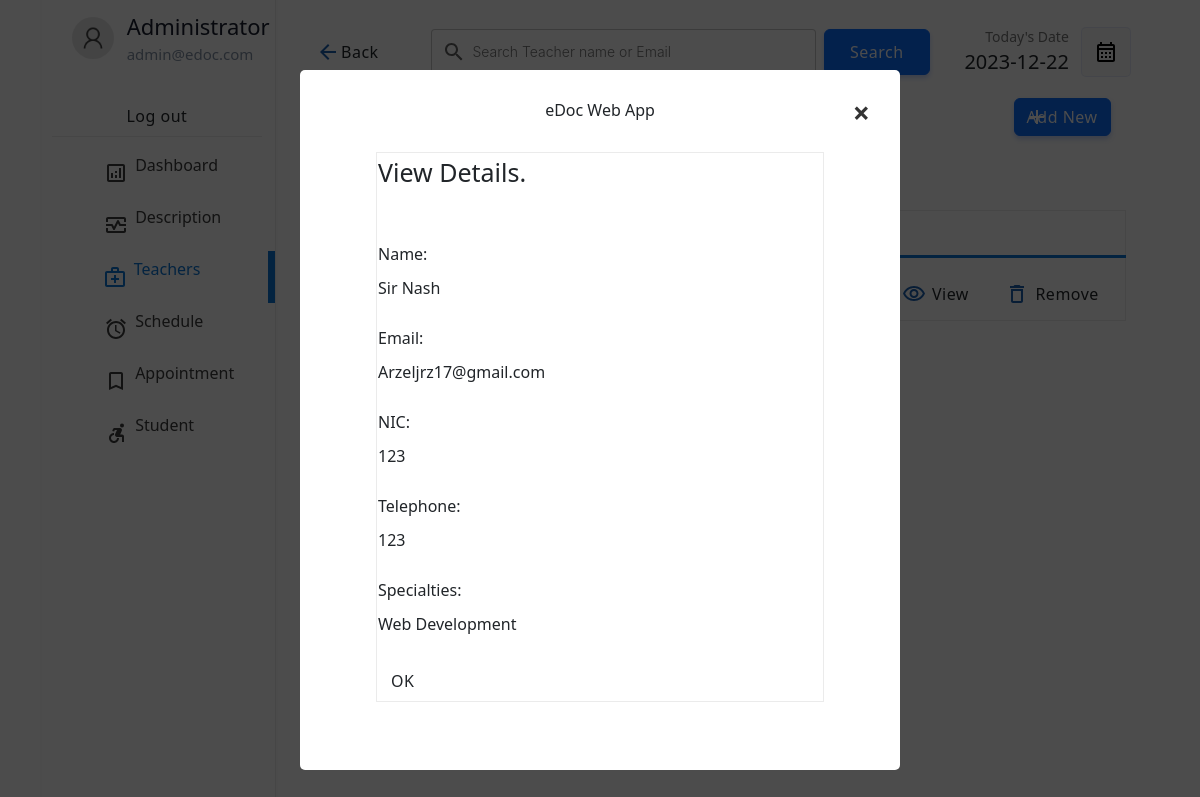
The app's page /teacher/teacher.php?action=view&id=18 (signed in) with its own data.
### tables this page shows
CREATE TABLE `teacher` (
  `teacherid` int(11) NOT NULL,
  `teacheremail` varchar(255) DEFAULT NULL,
  `teachername` varchar(255) DEFAULT NULL,
  `teacherpassword` varchar(255) DEFAULT NULL,
  `teachernic` varchar(15) DEFAULT NULL,
  `teachertel` varchar(15) DEFAULT NULL,
  `specialties` int(2) DEFAULT NULL
);

CREATE TABLE `specialties` (
  `id` int(2) NOT NULL,
  `sname` varchar(50) DEFAULT NULL
);

### teacher/teacher.php (the view, shortened to what the rows shown need)
<!DOCTYPE html>
<html lang="en">
<head>
    <link rel="stylesheet" href="../css/animations.css">
    <link rel="stylesheet" href="../css/main.css">
    <link rel="stylesheet" href="../css/admin.css">
    <link href="https://cdn.jsdelivr.net/npm/bootstrap@5.3.0-alpha3/dist/css/bootstrap.min.css" rel="stylesheet">
</head>
<body>
    <?php
    include("../connection.php");
    ?>
    <div class="dash-body">
        <table border="0" width="100%" style=" border-spacing: 0;margin:0;padding:0;margin-top:25px; ">
            <?php
            if ($_POST) {
                $keyword = $_POST["search"];
                $sqlmain = "select * from teacher where teacheremail='$keyword' or teachername='$keyword' or techername like '$keyword%' or teachername like '%$keyword' or teachername like '%$keyword%'";
            } else {
                $sqlmain = "select * from teacher order by teacherid desc";
            }
            ?>
            <tr>
                <td colspan="4">
                    <center>
                        <div class="abc scroll">
                            <table width="93%" class="sub-table scrolldown" border="0">
                                <thead>
                                    <tr>
                                        <th class="table-headin">
                                        </th>
                                        <th class="table-headin">
                                        </th>
                                        <th class="table-headin">
                                        </th>
                                        <th class="table-headin">
                                    </tr>
                                </thead>
                                <tbody>
                                    <?php
                                    $result = $database->query($sqlmain);
                                    if ($result->num_rows == 0) {
                                        echo '<tr>
                                    <td colspan="4">
                                    <br><br><br><br>
                                    <center>
                                    <img src="../img/notfound.svg" width="25%">
                                    <br>
                                    <p class="heading-main12" style="margin-left: 45px;font-size:20px;color:rgb(49, 49, 49)">We  couldnt find anything related to your keywords !</p>
                                    <a class="non-style-link" href="teacher.php"><button  class="login-btn btn-primary-soft btn"  style="display: flex;justify-content: center;align-items: center;margin-left:20px;">&nbsp; Show all Teacher &nbsp;</font></button>
                                    </a>
                                    </center>
                                    <br><br><br><br>
                                    </td>
                                    </tr>';
                                    } else {
                                        for ($x = 0; $x < $result->num_rows; $x++) {
                                            $row = $result->fetch_assoc();
                                            $docid = $row["teacherid"];
                                            $name = $row["teachername"];
                                            $email = $row["teacheremail"];
                                            $spe = $row["specialties"];
                                            $spcil_res = $database->query("select sname from specialties where id='$spe'");
                                            $spcil_array = $spcil_res->fetch_assoc();
                                            $spcil_name = $spcil_array["sname"];
                                            echo '<tr>
                                        <td> &nbsp;' .
                                                substr($name, 0, 30)
                                                . '</td>
                                        <td>
                                        ' . substr($email, 0, 20) . '
                                        </td>
                                        <td>
                                            ' . substr($spcil_name, 0, 20) . '
                                        </td>
                                        <td>
                                        <div style="display:flex;justify-content: center;">
                                        <a href="?action=edit&id=' . $docid . '&error=0" class="non-style-link"><button  class="btn-primary-soft btn button-icon btn-edit"  style="padding-left: 40px;padding-top: 12px;padding-bottom: 12px;margin-top: 10px;"><font class="tn-in-text">Edit</font></button></a>
                                        &nbsp;&nbsp;&nbsp;
                                        <a href="?action=view&id=' . $docid . '" class="non-style-link"><button  class="btn-primary-soft btn button-icon btn-view"  style="padding-left: 40px;padding-top: 12px;padding-bottom: 12px;margin-top: 10px;"><font class="tn-in-text">View</font></button></a>
                                       &nbsp;&nbsp;&nbsp;
                                       <a href="?action=drop&id=' . $docid . '&name=' . $name . '" class="non-style-link"><button  class="btn-primary-soft btn button-icon btn-delete"  style="padding-left: 40px;padding-top: 12px;padding-bottom: 12px;margin-top: 10px;"><font class="tn-in-text">Remove</font></button></a>
                                        </div>
                                        </td>
                                    </tr>';
                                        }
                                    }
                                    ?>
                                </tbody>
                            </table>
                        </div>
                    </center>
                </td>
            </tr>
        </table>
    </div>
    <?php
    if ($_GET) {
        $id = $_GET["id"];
        $action = $_GET["action"];
        if ($action == 'drop') {
            $nameget = $_GET["name"];
            echo '
            <div id="popup1" class="overlay">
                    <div class="popup">
                    <center>
                        <h2>Are you sure?</h2>
                        <a class="close" href="teacher.php">&times;</a>
                        <div class="content">
                            You want to delete this record<br>(' . substr($nameget, 0, 40) . ').
                        </div>
                        <div style="display: flex;justify-content: center;">
                        <a href="delete-teacher.php?id=' . $id . '" class="non-style-link"><button  class="btn-primary btn"  style="display: flex;justify-content: center;align-items: center;margin:10px;padding:10px;"<font class="tn-in-text">&nbsp;Yes&nbsp;</font></button></a>&nbsp;&nbsp;&nbsp;
                        <a href="teacher.php" class="non-style-link"><button  class="btn-primary btn"  style="display: flex;justify-content: center;align-items: center;margin:10px;padding:10px;"><font class="tn-in-text">&nbsp;&nbsp;No&nbsp;&nbsp;</font></button></a>
                        </div>
                    </center>
            </div>
            </div>
            ';
        } elseif ($action == 'view') {
            $sqlmain = "select * from teacher where teacherid='$id'";
            $result = $database->query($sqlmain);
            $row = $result->fetch_assoc();
            $name = $row["teachername"];
            $email = $row["teacheremail"];
            $spe = $row["specialties"];
            $spcil_res = $database->query("select sname from specialties where id='$spe'");
            $spcil_array = $spcil_res->fetch_assoc();
            $spcil_name = $spcil_array["sname"];
            $nic = $row['teachernic'];
            $tele = $row['teachertel'];
            echo '
            <div id="popup1" class="overlay">
                    <div class="popup">
                    <center>
                        <a class="close" href="teacher.php">&times;</a>
                        <div class="content">
                            eDoc Web App<br>
                        </div>
                        <div style="display: flex;justify-content: center;">
                        <table width="80%" class="sub-table scrolldown add-doc-form-container" border="0">
                            <tr>
                                <td>
                                    <p style="padding: 0;margin: 0;text-align: left;font-size: 25px;font-weight: 500;">View Details.</p><br><br>
                                </td>
                            </tr>
                            <tr>
                                <td class="label-td" colspan="2">
                                    <label for="name" class="form-label">Name: </label>
                                </td>
                            </tr>
                            <tr>
                                <td class="label-td" colspan="2">
                                    ' . $name . '<br><br>
                                </td>
                            </tr>
                            <tr>
                                <td class="label-td" colspan="2">
                                    <label for="Email" class="form-label">Email: </label>
                                </td>
                            </tr>
                            <tr>
                                <td class="label-td" colspan="2">
                                ' . $email . '<br><br>
                                </td>
                            </tr>
                            <tr>
                                <td class="label-td" colspan="2">
                                    <label for="nic" class="form-label">NIC: </label>
                                </td>
                            </tr>
                            <tr>
                                <td class="label-td" colspan="2">
                                ' . $nic . '<br><br>
                                </td>
                            </tr>
                            <tr>
                                <td class="label-td" colspan="2">
                                    <label for="Tele" class="form-label">Telephone: </label>
                                </td>
                            </tr>
                            <tr>
                                <td class="label-td" colspan="2">
                                ' . $tele . '<br><br>
                                </td>
                            </tr>
                            <tr>
                                <td class="label-td" colspan="2">
                                    <label for="spec" class="form-label">Specialties: </label>
                                </td>
                            </tr>
                            <tr>
                            <td class="label-td" colspan="2">
                            ' . $spcil_name . '<br><br>
                            </td>
                            </tr>
                            <tr>
                                <td colspan="2">
                                    <a href="teacher.php"><input type="button" value="OK" class="login-btn btn-primary-soft btn" ></a>
                                </td>
                            </tr>
                        </table>
                        </div>
                    </center>
                    <br><br>
            </div>
            </div>
            ';
        };
    };
    ?>
</body>
</html>

### records on screen
teacher: teachername "Sir Nash", teacheremail "Arzeljrz17@gmail.com", teachernic "123", teachertel "123"
specialties: sname "Web Development"
